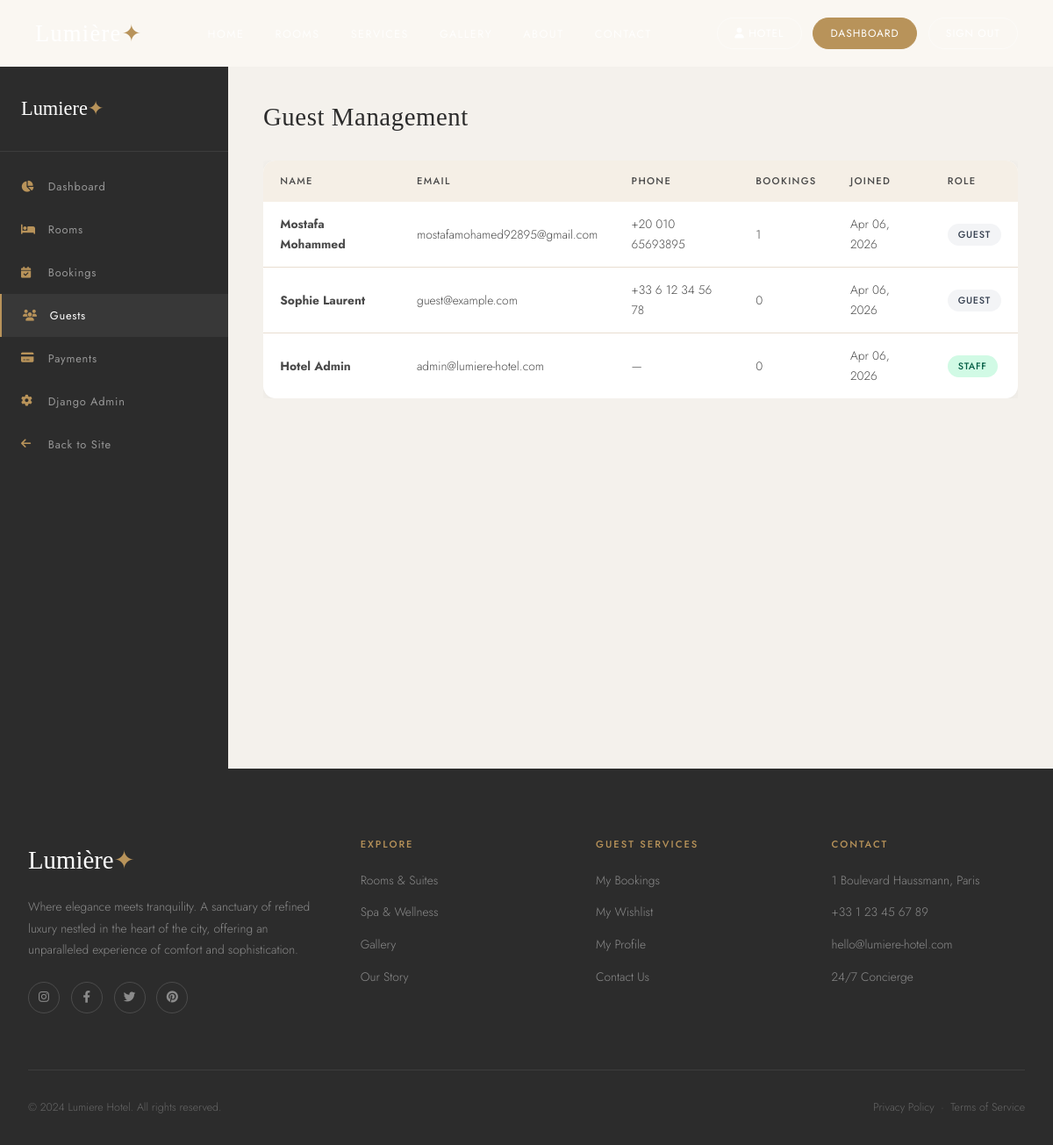
Page /admin-panel/users/ (signed in) on the committed database.
### users/models.py (models this page shows, shortened)
class User(AbstractUser):
    email = models.EmailField(unique=True)
    phone = models.CharField(max_length=20, blank=True)
    avatar = models.ImageField(upload_to='avatars/', blank=True, null=True)
    date_of_birth = models.DateField(null=True, blank=True)
    nationality = models.CharField(max_length=100, blank=True)
    bio = models.TextField(blank=True)
    is_verified = models.BooleanField(default=False)
    created_at = models.DateTimeField(auto_now_add=True)
    updated_at = models.DateTimeField(auto_now=True)
    USERNAME_FIELD = 'email'
    REQUIRED_FIELDS = ['username', 'first_name', 'last_name']
    def get_full_name(self):
        return f"{self.first_name} {self.last_name}".strip() or self.username

### rooms/admin_views.py (the view)
# urls.py: path('admin-panel/users/', admin_views.admin_users, name='admin_users'),
@staff_member_required
def admin_users(request):
    users = User.objects.annotate(booking_count=Count('bookings')).order_by('-date_joined')
    return render(request, 'admin_dashboard/users.html', {'users': users})

### templates/admin_dashboard/users.html (shortened to what this page needs)
{% extends "base/base.html" %}
{% block content %}
<div style="padding-top:76px"></div>
<div class="admin-layout">
  <aside class="admin-sidebar">
    <div class="admin-sidebar-logo">Lumiere<span>&#10022;</span></div>
    <nav class="admin-nav">
      <a href="{% url 'admin_dashboard' %}" class="admin-nav-item"><i class="fa fa-chart-pie"></i> Dashboard</a>
      <a href="{% url 'admin_rooms' %}" class="admin-nav-item"><i class="fa fa-bed"></i> Rooms</a>
      <a href="{% url 'admin_bookings' %}" class="admin-nav-item"><i class="fa fa-calendar-check"></i> Bookings</a>
      <a href="{% url 'admin_users' %}" class="admin-nav-item active"><i class="fa fa-users"></i> Guests</a>
      <a href="{% url 'admin_payments' %}" class="admin-nav-item"><i class="fa fa-credit-card"></i> Payments</a>
      <a href="/django-admin/" class="admin-nav-item"><i class="fa fa-cog"></i> Django Admin</a>
      <a href="{% url 'home' %}" class="admin-nav-item"><i class="fa fa-arrow-left"></i> Back to Site</a>
    </nav>
  </aside>
  <main class="admin-content">
    <h2 class="admin-page-title">Guest Management</h2>
    <div style="overflow-x:auto">
      <table class="admin-table">
        <thead><tr><th>Name</th><th>Email</th><th>Phone</th><th>Bookings</th><th>Joined</th><th>Role</th></tr></thead>
        <tbody>
          {% for u in users %}
          <tr>
            <td><strong>{{ u.get_full_name|default:u.username }}</strong></td>
            <td>{{ u.email }}</td>
            <td>{{ u.phone|default:"&#8212;" }}</td>
            <td>{{ u.booking_count }}</td>
            <td>{{ u.date_joined|date:"M d, Y" }}</td>
            <td>{% if u.is_staff %}<span class="badge badge-confirmed">Staff</span>{% else %}<span class="badge badge-checked_out">Guest</span>{% endif %}</td>
          </tr>
          {% empty %}
          <tr><td colspan="6" style="text-align:center;color:var(--gray);padding:3rem">No guests registered.</td></tr>
          {% endfor %}
        </tbody>
      </table>
    </div>
  </main>
</div>
{% endblock %}

### static/css/main.css (style rules this page uses)
:root { --cream: #FAF7F2; --white: #FFFFFF; --beige-light: #F5EFE6; --beige: #E8DDD0; --beige-dark: #D4C5B0; --gold-light: #C9A96E; --gold: #B8935A; --gold-dark: #9A7A48; --brown: #6B5744; --charcoal: #2C2C2C; --charcoal-light: #4A4A4A; --gray: #8A8A8A; --gray-light: #C4C4C4; --shadow-sm: 0 2px 12px rgba(44,44,44,0.06); --shadow-md: 0 6px 30px rgba(44,44,44,0.10); --shadow-lg: 0 16px 60px rgba(44,44,44,0.14); --radius-sm: 8px; --radius-md: 14px; --radius-lg: 24px; --transition: all 0.35s cubic-bezier(0.4,0,0.2,1); --font-serif: 'Cormorant Garamond', Georgia, serif; --font-sans: 'Jost', system-ui, sans-serif; }
*,*::before,*::after { box-sizing:border-box;margin:0;padding:0 }
html { scroll-behavior:smooth }
body { font-family:var(--font-sans);background:var(--cream);color:var(--charcoal);line-height:1.7;font-weight:300;overflow-x:hidden }
h1,h2,h3,h4,h5 { font-family:var(--font-serif);font-weight:400;line-height:1.2;color:var(--charcoal);letter-spacing:0.02em }
h2 { font-size:clamp(1.9rem,3.5vw,3rem) }
a { text-decoration:none;color:inherit;transition:var(--transition) }
.badge { display:inline-block;padding:0.22rem 0.75rem;border-radius:20px;font-size:0.68rem;font-weight:500;letter-spacing:0.06em;text-transform:uppercase }
.badge-confirmed { background:#D1FAE5;color:#065F46 }
.badge-checked_out { background:#F3F4F6;color:#374151 }
.admin-layout { display:grid;grid-template-columns:260px 1fr;min-height:100vh }
.admin-sidebar { background:var(--charcoal);position:sticky;top:0;height:100vh;overflow-y:auto }
.admin-sidebar-logo { padding:1.8rem 1.5rem;border-bottom:1px solid rgba(255,255,255,0.08);font-family:var(--font-serif);font-size:1.4rem;color:var(--white) }
.admin-sidebar-logo span { color:var(--gold) }
.admin-nav { padding:1rem 0 }
.admin-nav-item { display:flex;align-items:center;gap:0.8rem;padding:0.85rem 1.5rem;font-size:0.8rem;font-weight:400;letter-spacing:0.06em;color:rgba(255,255,255,0.5);transition:var(--transition) }
.admin-nav-item:hover,.admin-nav-item.active { color:var(--white);background:rgba(255,255,255,0.06);border-left:2px solid var(--gold) }
.admin-nav-item i { width:18px;color:var(--gold) }
.admin-content { background:#F4F1EC;padding:2.5rem;overflow-y:auto }
.admin-page-title { font-size:1.8rem;margin-bottom:2rem;color:var(--charcoal) }
.admin-table { width:100%;border-collapse:collapse;background:var(--white);border-radius:var(--radius-md);overflow:hidden;box-shadow:var(--shadow-sm) }
.admin-table th { background:var(--beige-light);padding:0.9rem 1.2rem;text-align:left;font-size:0.7rem;font-weight:500;letter-spacing:0.12em;text-transform:uppercase;color:var(--charcoal-light) }
.admin-table td { padding:0.85rem 1.2rem;font-size:0.86rem;color:var(--charcoal-light);border-bottom:1px solid var(--beige) }
.admin-table tr:last-child td { border-bottom:none }

### rows in the picture
User: get_full_name "Mostafa Mohammed", email "mostafamohamed92895@gmail.com", phone "+20 010 65693895", booking_count "1", date_joined "Apr 06, 2026", is_staff "GUEST"
User: get_full_name "Sophie Laurent", email "guest@example.com", phone "+33 6 12 34 56 78", booking_count "0", date_joined "Apr 06, 2026", is_staff "GUEST"
User: get_full_name "Hotel Admin", email "admin@lumiere-hotel.com", phone "—", booking_count "0", date_joined "Apr 06, 2026", is_staff "STAFF"
